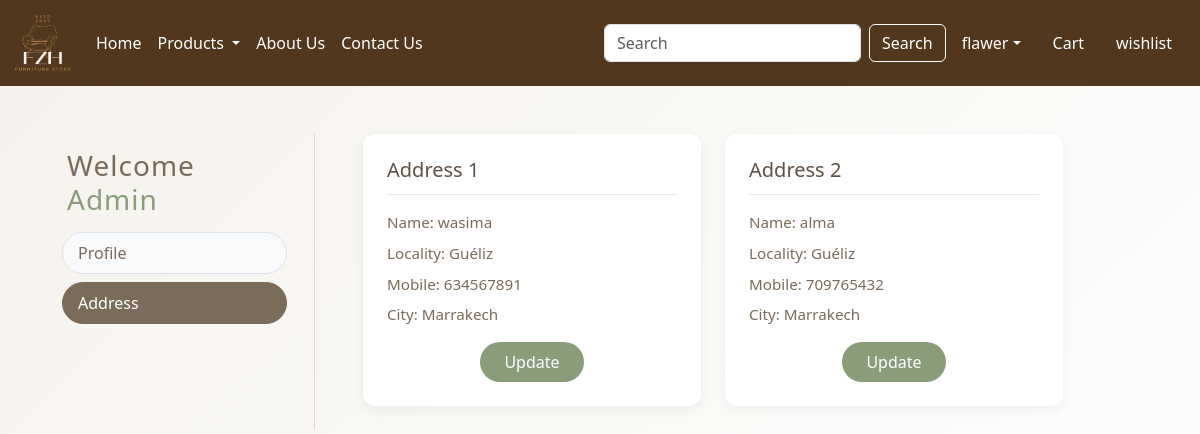
The page /address/ (signed in) on the database its author committed.
### app/models.py (models this page shows, shortened)
class Customer(models.Model):
    user = models.ForeignKey(User, on_delete=models.CASCADE)
    name = models.CharField(max_length=200)
    locality = models.CharField(max_length=200)
    city = models.CharField(max_length=50)
    mobile = models.IntegerField(default=0)

### app/views.py (the view)
# urls.py: path('address/', views.address,name='address'),
def address(request):
    add = Customer.objects.filter(user=request.user)
    return render(request,"app/address.html",locals())

### app/templates/app/address.html (shortened to what this page needs)
{% extends 'app/base.html' %}
{% load static %}
{% block main-content %}
<div class="container my-5">
    <div class="row">
        <div class="col-sm-3 border-end">
            <div class="sidebar-content">
                <h3 class="welcome-msg mb-3">Welcome <span class="text-capitalize">{{request.user}}</span></h3>
                <div class="d-flex flex-column gap-2">
                    <a href="{% url 'profile' %}" class="btn btn-menu">Profile</a>
                    <a href="{% url 'address' %}" class="btn btn-menu active">Address</a>
                </div>
            </div>
        </div>
        <div class="col-sm-8 ps-5">
            <div class="row">
                {% for ad in add %}
                <div class="col-sm-6 mb-4">
                    <div class="card h-100">
                        <div class="card-body">
                            <h3>Address {{forloop.counter}}</h3>
                            <p>Name: {{ad.name}}</p>
                            <p>Locality: {{ad.locality}}</p>
                            <p>Mobile: {{ad.mobile}}</p>
                            <p>City: {{ad.city}}</p>
                            <div class="text-center mt-3">
                                <a href="{% url 'updateAddress' pk=ad.id %}" type="button" class="btn btn-success px-4">Update</a>
                            </div>
                        </div>
                    </div>
                </div>
                {% endfor %}
            </div>
        </div>
    </div>
</div>
{% endblock main-content %}

### app/templates/app/address.html (style rules this page uses)
body { background: linear-gradient(135deg, #f5f2ed, #ffffff); font-family: 'Segoe UI', Tahoma, Geneva, Verdana, sans-serif; background-attachment: fixed; min-height: 100vh; }
.container { margin-top: 50px; }
h3.welcome-msg { color: #7a6b5a; font-weight: 400; letter-spacing: 1px; margin-left: 5px; }
.border-end { border-right: 1px solid rgba(122, 107, 90, 0.2) !important; }
.sidebar-content { padding: 15px 15px 15px 20px; }
.btn-menu { background-color: #f8f9fa; color: #7a6b5a; border: 1px solid #dee2e6; border-radius: 30px; text-align: left; padding: 8px 15px; transition: all 0.3s ease; width: 100%; }
.btn-menu.active { background-color: #7a6b5a; color: white; border-color: #7a6b5a; font-weight: 500; }
.card { border: none; border-radius: 12px; box-shadow: 0 4px 12px rgba(0, 0, 0, 0.05); transition: all 0.3s ease; background: white; height: 100%; }
.card-body { padding: 1.5rem; }
.card-body h3 { color: #5e5044; font-size: 1.25rem; border-bottom: 1px solid #f0e6dc; padding-bottom: 0.75rem; margin-bottom: 1rem; }
.card-body p { color: #7a6b5a; margin-bottom: 0.5rem; font-size: 0.95rem; }
.btn-success { background-color: #8a9d7b; border: none; border-radius: 20px; padding: 8px 20px; transition: all 0.3s ease; }
.text-capitalize { color: #8a9d7b; font-weight: 500; }

### rows shown on the page
Customer: name "wasima", locality "Guéliz", mobile "634567891", city "Marrakech"
Customer: name "alma", locality "Guéliz", mobile "709765432", city "Marrakech"

### other values the page prints
{{ request.user }} "Admin"
